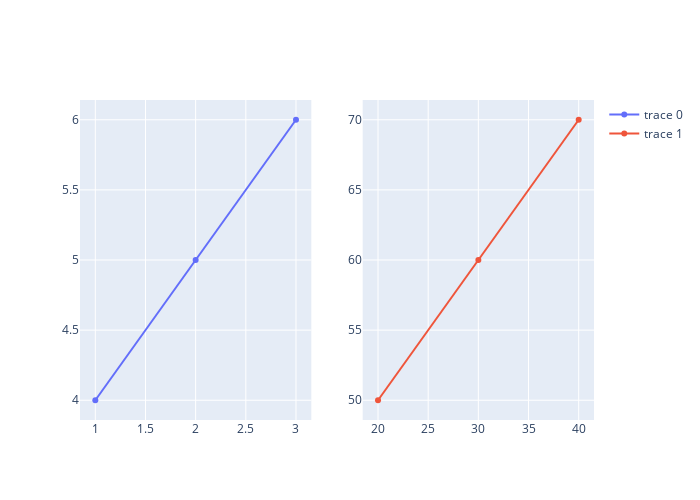

The cell this chart's notebook holds for it:
### Markdown cell above
### 여러개의 그래프 나눠 그리기

plotly의 subplots의 사용 방법을 익혀보자.

1. 기본 사용 방법
그래프를 나눠 그리는 방법은 두 가지의 단계를 거친다.

- i. 그래프를 나누어 그릴 공간 생성
    + 그래프를 나누어 그릴 빈 공간 생성
    + make_subplots를 활용한다.
- ii. 각 공간에 Trace를 채워 넣는다
    + fig.add_trace()를 활용해서 각 공간에 Trace들을 채운다
    + row와 col 인자를 통해서 위치를 지정해 주어야 한다.

### Code cell
from plotly.subplots import make_subplots
import plotly.graph_objects as go

fig = make_subplots(rows=1, cols=2)  # 1행 2열의 빈 그래프 생성

fig.add_trace(go.Scatter(x=[1, 2, 3], y=[4, 5, 6]), row=1, col=1)
fig.add_trace(go.Scatter(x=[20, 30, 40], y=[50, 60, 70]), row=1, col=2)
fig.update_layout(width=700, height=500)

fig.show()

### Figure 1 — Plotly figure (JSON) as saved in the notebook; plotly's stock layout.template omitted (floating-point values rounded to 4 significant figures)
{"data": [{"type": "scatter", "x": [1, 2, 3], "xaxis": "x", "y": [4, 5, 6], "yaxis": "y"}, {"type": "scatter", "x": [20, 30, 40], "xaxis": "x2", "y": [50, 60, 70], "yaxis": "y2"}], "layout": {"height": 500, "width": 700, "xaxis": {"anchor": "y", "domain": [0, 0.45]}, "xaxis2": {"anchor": "y2", "domain": [0.55, 1]}, "yaxis": {"anchor": "x", "domain": [0, 1]}, "yaxis2": {"anchor": "x2", "domain": [0, 1]}}}
